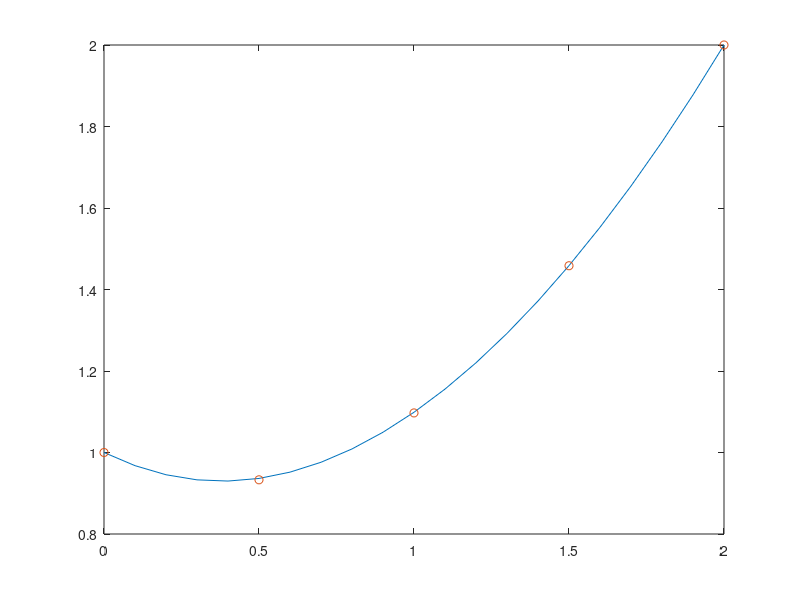

The MATLAB script that drew this image:
clear; clc;
h=1/2;

A = [(-2*(1+h^2))/h^2 - 1  (1+h^2)/h^2 + 1/2  0
    (1+4*h^2)/h^2 - 1  -2*(1+4*h^2)/h^2 - 1  (1+4*h^2)/h^2 + 1
    0  (1+9*h^2)/h^2 - 3/2  -2*(1+9*h^2)/h^2 - 1];
b = [-1*(1+h^2)/h^2 + 1/2 + h^2
    4*h^2
    9*h^2 - 2*(1+9*h^2)/h^2 - 3];

D = diag(diag(A));
L = tril(A) - D;
U = triu(A) - D;

Mj = -inv(D)*(L + U);
cj = inv(D)*b;
Mgs = -inv(D+L)*U;
cgs = inv(D+L)*b;

radius = max(abs(eig(Mj)));
omega = 2/(1+sqrt(1-(radius^2)));
Msor = inv(D+omega*L)*[(1-omega)*D-omega*U];
csor = omega*inv(D+omega*L)*b;

normb = norm(b);
Nitj = 0;
Nitgs = 0;
Nitsor = 0;
y = zeros(1,3)';

%теперь сравним число итераций для разных методов

%решаем методом Якоби
while(norm(b-A*y)/normb > 1e-3)
    Nitj = Nitj+1;
    y = Mj*y+cj;
end
Nitj = Nitj

%решаем методом Гаусса-Зейделя
y = zeros(1,3)';
while(norm(b-A*y)/normb > 1e-3)
    Nitgs = Nitgs+1;
    y = Mgs*y+cgs;
end
Nitgs = Nitgs

%решаем методом SOR
y = zeros(1,3)';
while(norm(b-A*y)/normb > 1e-3)
    Nitsor = Nitsor+1;
    y = Msor*y+csor;
end
Nitsor = Nitsor

%строим график, сравнивая с верной функцией из условия
y = [1 y' 2]';
xx = 0:0.1:2;
f = @(x) (-sqrt(5)/6)*x + 1/3*sqrt(1+x.^2) + 1/3*(2+x.^2);
x = [0, h, 2*h, 3*h, 4*h]';
plot(xx, f(xx), x, y, 'o')
